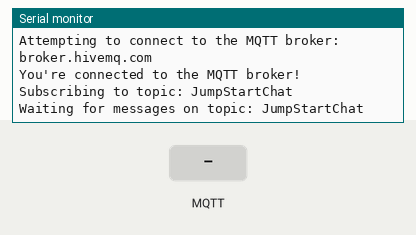
Simulated run of this sketch. Board: Arduino MKR. On the bench: the last lines printed to the serial monitor. The test bench sets the inputs (shaded band). WiFi joins after 1.5 s; servers stay silent unless stated; no MQTT or app messages arrive unless stated.

Above: at 2.7 s.
2.8 s: MQTT message "1" arrives on the first subscribed topic
At 4.0 s:
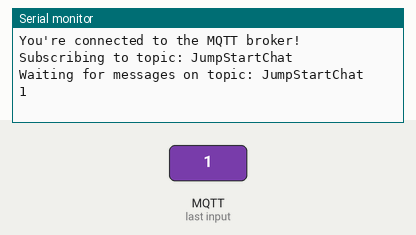
4.3 s: MQTT message "on" arrives on the first subscribed topic
At 5.2 s:
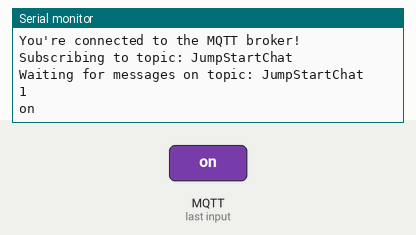
5.8 s: MQTT message "off" arrives on the first subscribed topic
At 6.3 s:
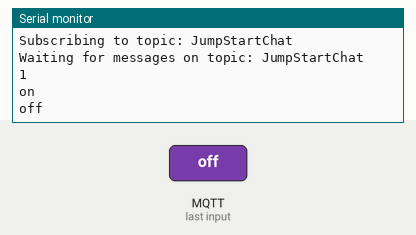

Measured:
- after the input at 2.8 s, the serial monitor: prints a new line at once (image 1)
- after the input at 4.3 s, the serial monitor: prints a new line at once (image 2)
- after the input at 5.8 s, the serial monitor: prints a new line at once (image 3)

The sketch:

JS-4-1.ino
```cpp
/*
  JS-4-1 -  subscribe to an mqtt topic
*/

#include <ArduinoMqttClient.h>
#include <WiFiNINA.h>

char ssid[] = "Fios-x2QXN";        // your network SSID (name)
char pass[] = "too675tax58toil";    // your network password (use for WPA, or use as key for WEP)


WiFiClient wifiClient;
MqttClient mqttClient(wifiClient);

const char broker[] = "broker.hivemq.com";

const char topic[] = "JumpStartChat";
int        port    = 1883;


void setup() {
  //Initialize serial and wait for port to open:

  Serial.begin(9600);

  while (!Serial) {
    ; // wait for serial port to connect.
  }

  // attempt to connect to Wifi network:
  Serial.print("Attempting to connect to WPA SSID: ");
  Serial.println(ssid);
  while (WiFi.begin(ssid, pass) != WL_CONNECTED) {
    // failed, retry
    Serial.print(".");
    delay(5000);
  }

  Serial.println("You're connected to the network");
  Serial.println();


  Serial.print("Attempting to connect to the MQTT broker: ");
  Serial.println(broker);

  if (!mqttClient.connect(broker, port)) {
    Serial.print("MQTT connection failed! Error code = ");
    Serial.println(mqttClient.connectError());

    while (1);
  }

  Serial.println("You're connected to the MQTT broker!");
  Serial.println();

  // set the message receive callback
  mqttClient.onMessage(onMqttMessage);

  Serial.print("Subscribing to topic: ");
  Serial.println(topic);
  Serial.println();

  // subscribe to a topic
  mqttClient.subscribe(topic);


  Serial.print("Waiting for messages on topic: ");
  Serial.println(topic);
  Serial.println();
}

void loop() {

  // call poll() regularly to allow the library to receive MQTT messages and
  // send MQTT keep alives which avoids being disconnected by the broker

  mqttClient.poll();

}

void onMqttMessage(int messageSize) {

static char input[400];
int i=0;
char c;

  while (mqttClient.available()) {
    c = (char)mqttClient.read();
    if ( c != '\n' && i < messageSize )
        {
          input[i] = c;
          i++;
        }

  }
  input[i] = '\0';
  Serial.println(input);

}
```
